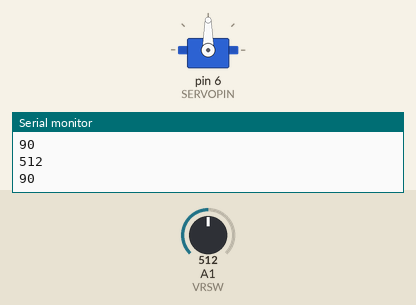
This sketch was run on a simulated Arduino Uno, built with avr-gcc and run on an emulated ATmega328P. On the bench: servo, the last lines printed to the serial monitor. The test bench sets the inputs (shaded band); at power-on: A1 (VRSW) = 512.

Above: at 1.2 s.
1.3 s: A1 (VRSW) set to 716
At 2.5 s:
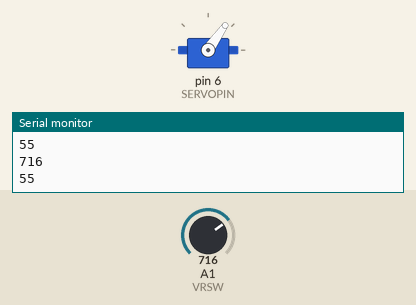
2.8 s: A1 (VRSW) set to 900
At 4.0 s:
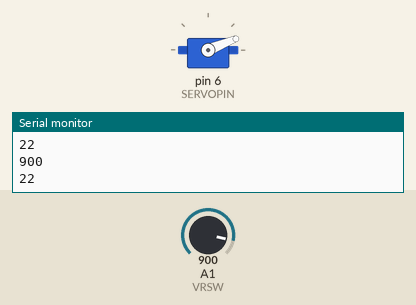
4.3 s: A1 (VRSW) set to 1023
At 5.4 s:
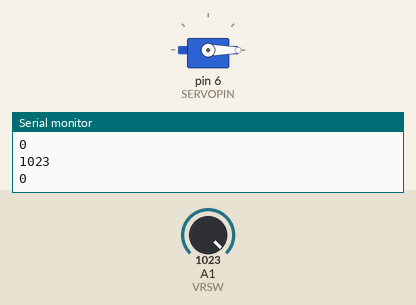
5.8 s: A1 (VRSW) set to 306
At 6.9 s:
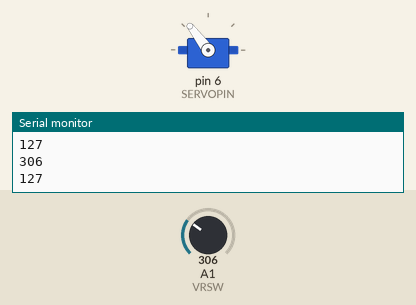
7.3 s: A1 (VRSW) set to 122
At 8.3 s:
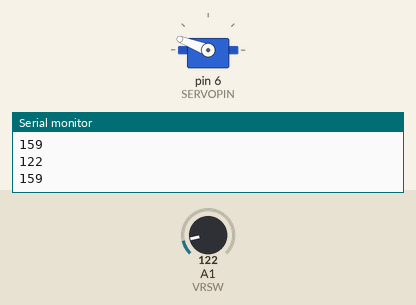
8.8 s: A1 (VRSW) set to 0
At 9.8 s:
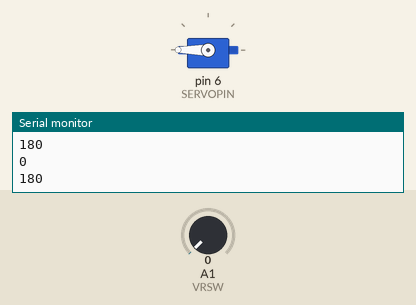
Timing chart, 0 to 11.3 s (numbered marks = the images above; inputs shaded):
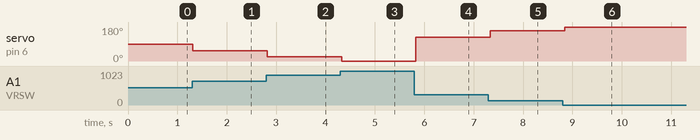

The sketch:

EX01.ino
```cpp
#include <Servo.h>

#define VRSW A1
#define SERVOPIN 6

Servo ENservo;
void setup() {
  pinMode(VRSW, INPUT);
  pinMode(SERVOPIN, OUTPUT);
  ENservo.attach(SERVOPIN);
  Serial.begin(9600);
}
void loop() {
  int readValue = analogRead(VRSW);
  Serial.println(readValue);
  int mapValue = map(readValue, 0, 1023, 180, 0);
  Serial.println(mapValue);
  ENservo.write(mapValue);
  delay(100);
}
```

Measured:
- after the input at 1.3 s, servo on pin 6 (SERVOPIN): 90° → 55° at once
- after the input at 2.8 s, servo on pin 6 (SERVOPIN): 55° → 22° at once
- after the input at 4.3 s, servo on pin 6 (SERVOPIN): 22° → 0° at once
- after the input at 5.8 s, servo on pin 6 (SERVOPIN): 0° → 127° at once
- after the input at 7.3 s, servo on pin 6 (SERVOPIN): 127° → 159° at once
- after the input at 8.8 s, servo on pin 6 (SERVOPIN): 159° → 180° after 0.05 s
